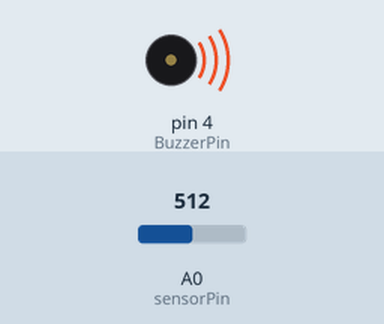
Simulated run of this sketch. Board: Arduino Uno, built with avr-gcc and run on an emulated ATmega328P. Shown: buzzer (waves = sounding, pin HIGH). Inputs (shaded band) come from the test bench; at power-on: A0 (sensorPin) = 512.

Above: at 4.2 s.
4.3 s: A0 (sensorPin) set to 602
5.8 s: A0 (sensorPin) set to 625
At 6.8 s:
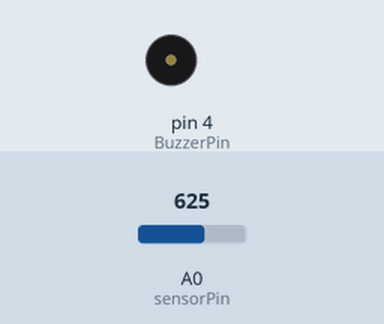
Timing chart, 0 to 8.8 s (numbered marks = the images above; inputs shaded):
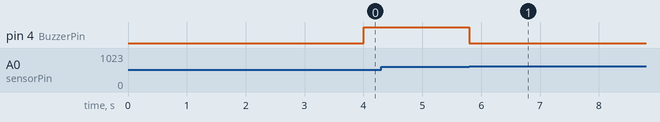

The sketch:

Low_Battery_test.ino
```cpp
#include <SimpleTimer.h>

// Warn the user when battery voltage is low
// Using a buzzer
// with Voltage Divider (2x 10K resistor)

// the timer object
SimpleTimer timer;

const int sensorPin = A0; //voltage will be read from A0 analog pin
const int BuzzerPin = 4;
const float voltageThreshold = 6.00; //This is the amount from which we start to warn
const int buzzInterval = 1000 * 4; // amount of time between buzz, in ms

int intervalId = -1;

float getVoltage() {
  int sensorValue = analogRead(sensorPin); // read the A0 pin value
  return sensorValue * (5.00 / 1023.00) * 2; // convert the value to a true voltage since analog input goes from 0 - 1023
}

void turnOffBuzzer() {
  digitalWrite(BuzzerPin, LOW); //Set buzzer low (turn off)
}

void turnOnBuzzer() {
  digitalWrite(BuzzerPin, HIGH); //method to turn buzzer on
}

void BuzzOnce() {
  turnOnBuzzer();
  timer.setTimeout(50, turnOnBuzzer);
}

void startBuzzing() {
  intervalId = timer.setInterval(buzzInterval, BuzzOnce);
}

void stopBuzzing() {
  timer.deleteTimer(intervalId);
  intervalId = -1;
  turnOffBuzzer();
}

void setup() {
  pinMode(BuzzerPin, OUTPUT);
  turnOffBuzzer();
}

void checkVoltage() {
  float voltage = getVoltage();
  if (voltage < voltageThreshold) {
    // check if already buzzing
    if (intervalId < 0) {
      startBuzzing();
    }
  } else {
    // check if already buzzing
    if (intervalId >= 0) {
      stopBuzzing();
    }
  }
}
void loop() {
  checkVoltage();
  timer.run();
}
```

Measured:
- the behaviour switches between 613 and 614 on A0 (sensorPin) (found by bisection; images 0 and 1)
- after the input at 4.3 s, every drawn part: stays the same
- after the input at 5.8 s, pin 4 (BuzzerPin): HIGH → LOW at once
